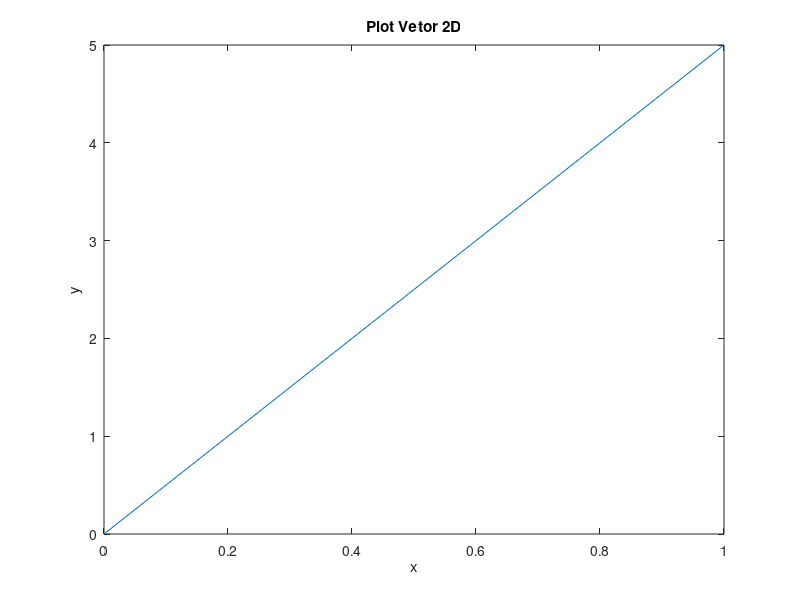

The MATLAB source for this figure: (Note: this script raises an error after producing the figure.)

% Plot 2D
% Metodo I
A = [0 1]'
B = [0 5]'
plot(A,B)
xlabel('x');
ylabel('y');
title('Plot Vetor 2D');

% Metodo II
C = [1 5]'
plotv(C)
xlabel('x');
ylabel('y');
title('Plot Vetor 2D');

% Plot 3D
% Metodo I
A = [0 0 3]'
B = [0 0 5]'
C = [0 0 7]'
plot(A,B,C)
xlabel('x');
ylabel('y');
zlabel('z');
title('Plot Vetor 3D');

% Metodo II
M = [ ];

xlabel('x');
ylabel('y');
zlabel('z');
title('Plot Vetor 3D');
 
